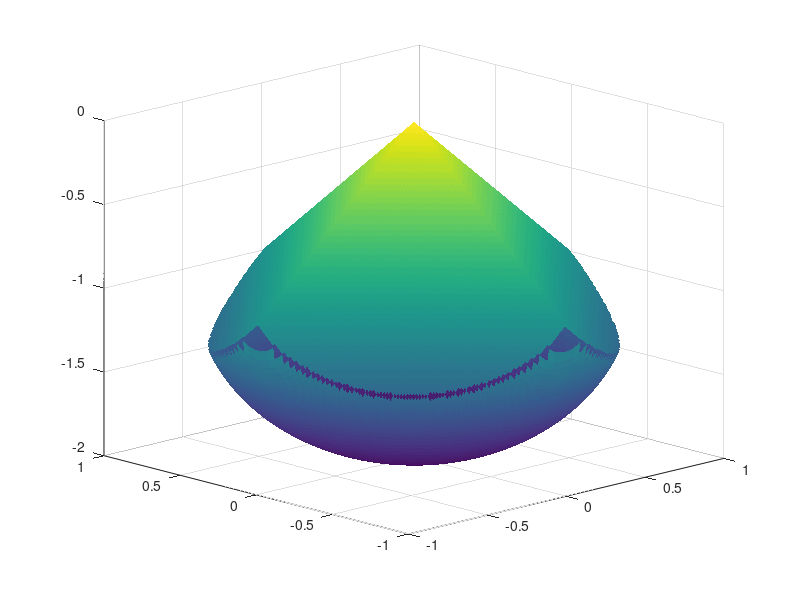

The MATLAB script that drew this image:
% An electrostatic problem 
% Constrained Electrostatic Nonlinear Optimization Using Optimization
% Variables
% 

% Problem Geometry
[X,Y] = meshgrid(-1:.01:1);
z1 = -abs(X) - abs(Y);
z2 = -1 - sqrt(1-X.^2-Y.^2);
z2 = real(z2);
W1 = z1; W2 = z2;
W2(z1<z2) = nan;
W1(z1<z2) = nan;
hand = figure;
set(gcf,'Color','w');
surf(X,Y,W2,'LineStyle','none');
hold on;
surf(X,Y,W1,'LineStyle','none');
view(-44, 18)

%% Define Problem Variables
